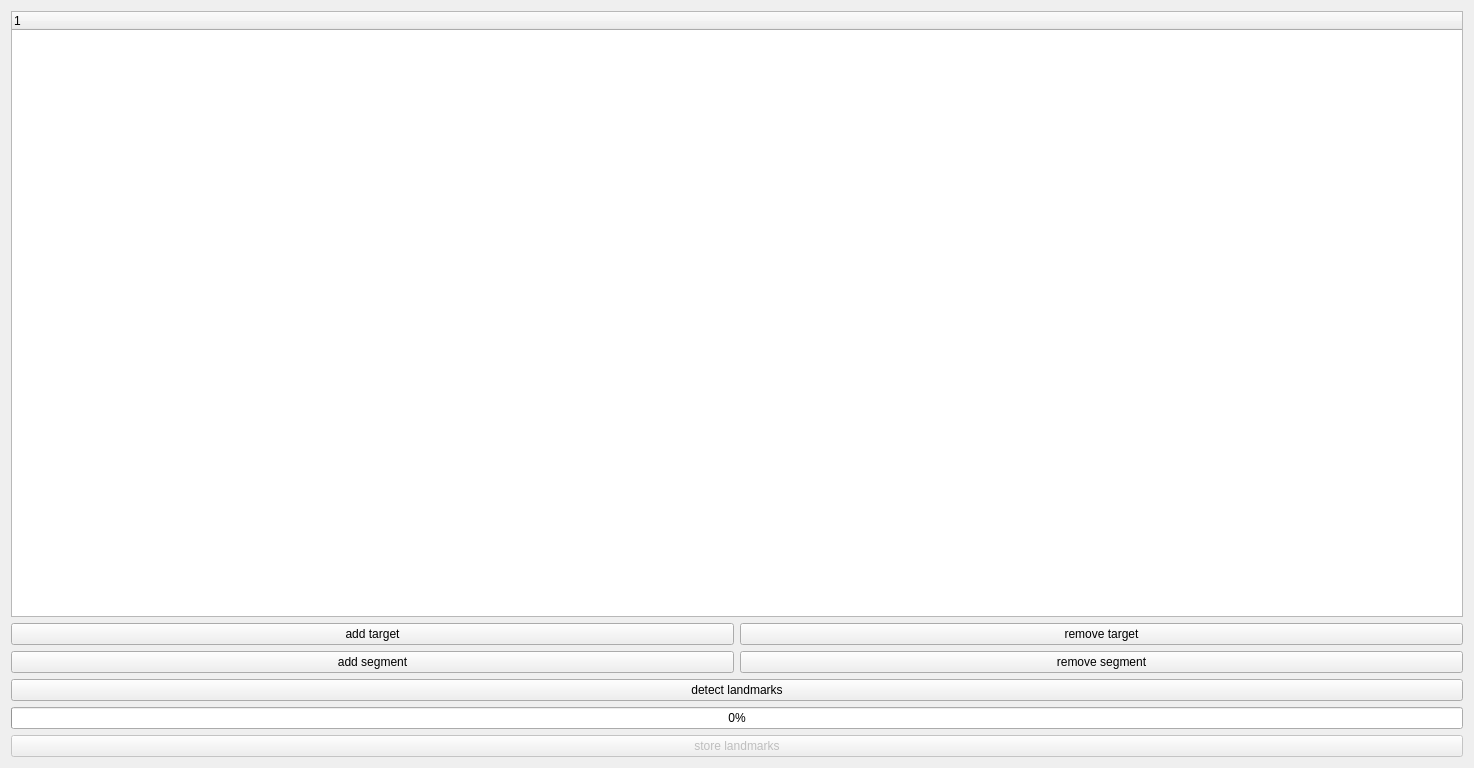
<?xml version="1.0" encoding="UTF-8"?>
<ui version="4.0">
 <class>LM_DETECT</class>
 <widget class="QWidget" name="LM_DETECT">
  <property name="geometry">
   <rect>
    <x>0</x>
    <y>0</y>
    <width>1474</width>
    <height>768</height>
   </rect>
  </property>
  <property name="windowTitle">
   <string>Form</string>
  </property>
  <layout class="QGridLayout" name="gridLayout_2">
   <item row="1" column="0">
    <widget class="QProgressBar" name="progressBar">
     <property name="value">
      <number>0</number>
     </property>
    </widget>
   </item>
   <item row="0" column="0">
    <layout class="QGridLayout" name="gridLayout">
     <item row="0" column="0">
      <layout class="QVBoxLayout" name="verticalLayout">
       <item>
        <widget class="QTreeWidget" name="selectionTreeWidget">
         <property name="contextMenuPolicy">
          <enum>Qt::ActionsContextMenu</enum>
         </property>
         <property name="frameShape">
          <enum>QFrame::StyledPanel</enum>
         </property>
         <property name="autoExpandDelay">
          <number>0</number>
         </property>
         <column>
          <property name="text">
           <string notr="true">1</string>
          </property>
         </column>
        </widget>
       </item>
       <item>
        <layout class="QHBoxLayout" name="horizontalLayout">
         <item>
          <widget class="QPushButton" name="addTargetButton">
           <property name="text">
            <string>add target</string>
           </property>
          </widget>
         </item>
         <item>
          <widget class="QPushButton" name="removeTargetButton">
           <property name="text">
            <string>remove target</string>
           </property>
          </widget>
         </item>
        </layout>
       </item>
       <item>
        <layout class="QHBoxLayout" name="horizontalLayout_2">
         <item>
          <widget class="QPushButton" name="addSegmentButton">
           <property name="text">
            <string>add segment</string>
           </property>
          </widget>
         </item>
         <item>
          <widget class="QPushButton" name="removeSegmentButton">
           <property name="text">
            <string>remove segment</string>
           </property>
          </widget>
         </item>
        </layout>
       </item>
       <item>
        <widget class="QPushButton" name="runLandmarkDetectionButton">
         <property name="text">
          <string>detect landmarks</string>
         </property>
        </widget>
       </item>
      </layout>
     </item>
    </layout>
   </item>
   <item row="2" column="0">
    <widget class="QPushButton" name="storeLandmarksButton">
     <property name="enabled">
      <bool>false</bool>
     </property>
     <property name="text">
      <string>store landmarks</string>
     </property>
    </widget>
   </item>
  </layout>
 </widget>
 <resources/>
 <connections/>
</ui>
